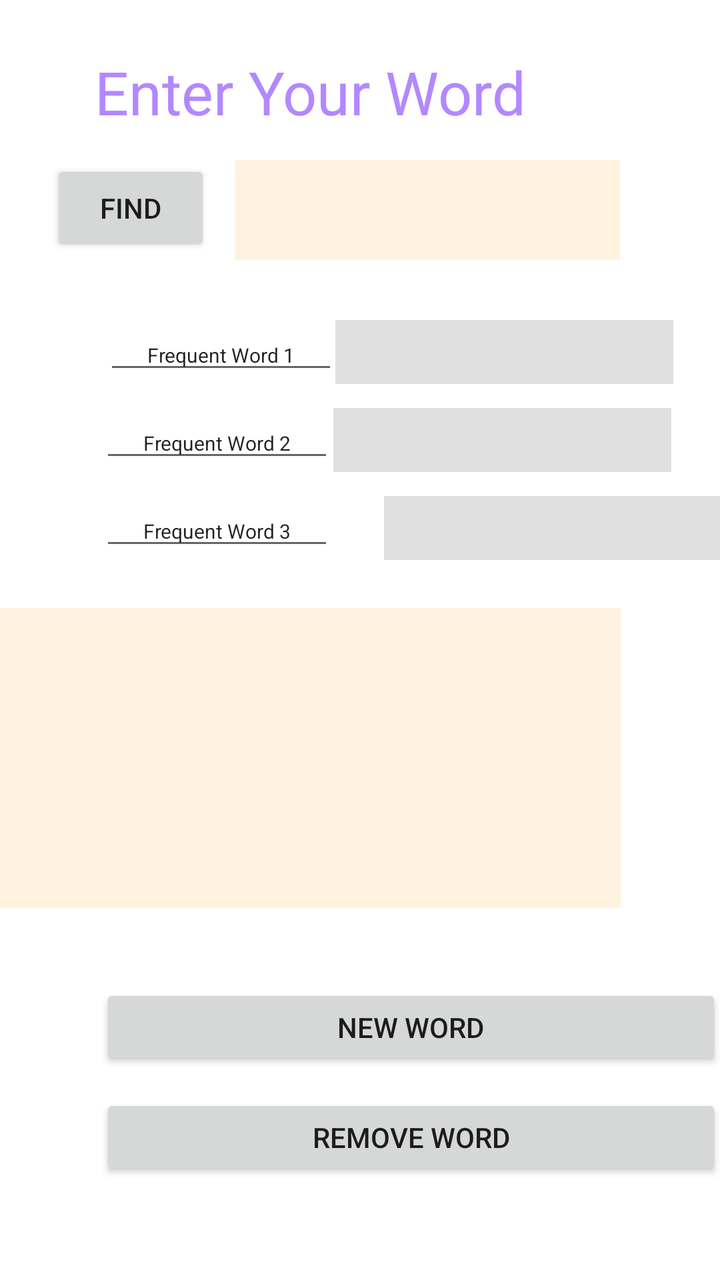
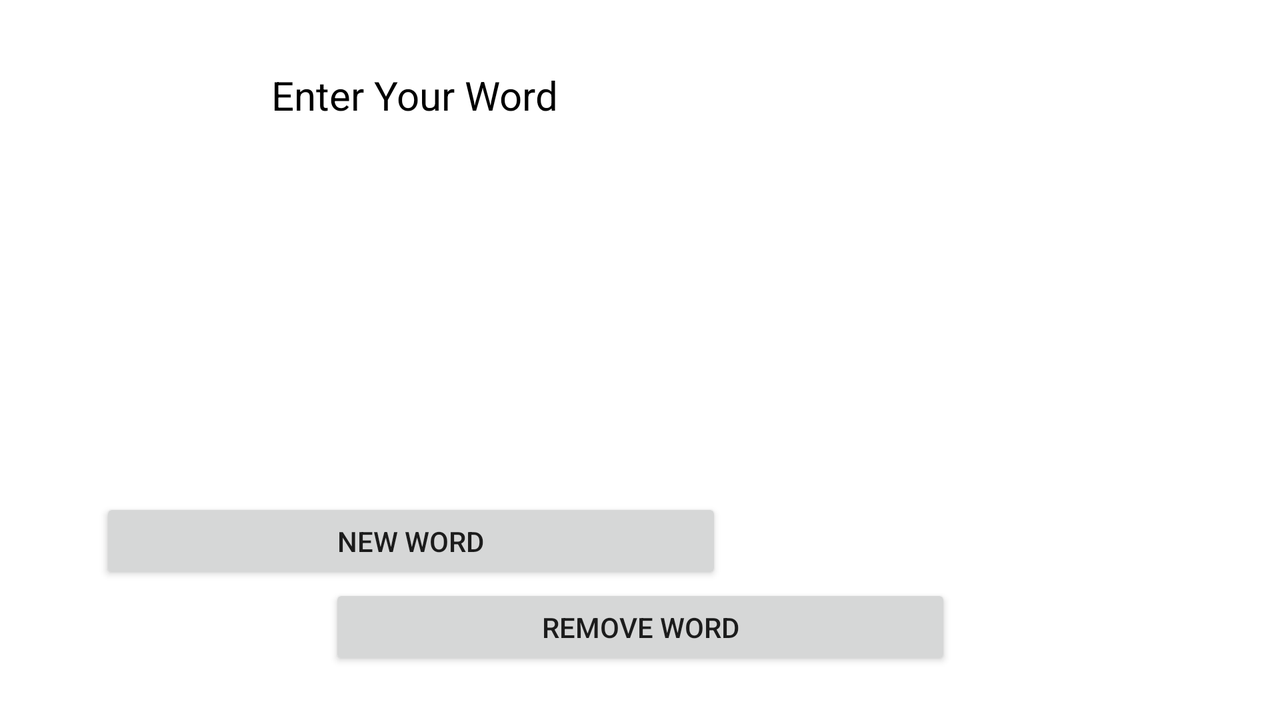

Compare how this app lays out the same screen by default and in its alternative resource folder. The renders come first, then the two layout files and the values they reference.
<!-- AndroidManifest.xml: application theme Theme.Hw3_v3 -->
<!-- res/layout/activity_main.xml -->
<?xml version="1.0" encoding="utf-8"?>
<androidx.constraintlayout.widget.ConstraintLayout
        xmlns:android="http://schemas.android.com/apk/res/android"
        xmlns:tools="http://schemas.android.com/tools"
        xmlns:app="http://schemas.android.com/apk/res-auto"
        android:layout_width="match_parent"
        android:layout_height="match_parent"
        tools:context=".MainActivity">
    <EditText
            android:layout_width="169dp"
            android:layout_height="32dp"
            android:inputType="textPersonName"
            android:ems="10"
            android:id="@+id/editTextTextPersonName5"
            android:background="@color/grey_300"
            android:layout_marginLeft="25dp" android:layout_marginStart="25dp"
            app:layout_constraintStart_toEndOf="@+id/editTextTextPersonName4" android:layout_marginTop="12dp"
            app:layout_constraintTop_toBottomOf="@+id/editTextTextPersonName6"
            android:autofillHints="" tools:ignore="LabelFor"/>
    <EditText
            android:layout_width="169dp"
            android:layout_height="32dp"
            android:inputType="textPersonName"
            android:ems="10"
            android:background="@color/grey_300"
            android:id="@+id/editTextTextPersonName6"
            android:layout_marginLeft="25dp" android:layout_marginStart="25dp"
            app:layout_constraintStart_toEndOf="@+id/editTextTextPersonName" android:layout_marginEnd="50dp"
            android:layout_marginRight="50dp" app:layout_constraintEnd_toEndOf="parent" android:layout_marginTop="12dp"
            app:layout_constraintTop_toBottomOf="@+id/editTextTextPersonName7" android:autofillHints=""
            tools:ignore="LabelFor"/>
    <EditText
            android:layout_width="169dp"
            android:layout_height="32dp"
            android:inputType="textPersonName"
            android:background="@color/grey_300"
            android:ems="10"
            android:id="@+id/editTextTextPersonName7"
            android:layout_marginLeft="25dp" android:layout_marginStart="25dp"
            app:layout_constraintStart_toEndOf="@+id/editTextTextPersonName2" android:layout_marginEnd="50dp"
            android:layout_marginRight="50dp" app:layout_constraintEnd_toEndOf="parent" android:layout_marginTop="30dp"
            app:layout_constraintTop_toBottomOf="@+id/inputWord" android:autofillHints="" tools:ignore="LabelFor"/>
    <EditText
            android:layout_width="117dp"
            android:layout_height="32dp"
            android:inputType="textPersonName"
            android:text="@string/frequentWord1"
            android:textSize="10dp"
            android:gravity="center_vertical|center_horizontal"
            android:ems="10"
            android:id="@+id/editTextTextPersonName2"
            app:layout_constraintStart_toStartOf="parent"
            android:layout_marginLeft="52dp" android:layout_marginStart="52dp"
            android:layout_marginTop="32dp" app:layout_constraintTop_toBottomOf="@+id/button3"
            android:autofillHints="" tools:ignore="LabelFor,SpUsage"/>
    <EditText
            android:layout_width="117dp"
            android:layout_height="32dp"
            android:inputType="textPersonName"
            android:text="@string/frequentWord3"
            android:textSize="10dp"
            android:gravity="center_vertical|center_horizontal"
            android:ems="10"
            android:id="@+id/editTextTextPersonName4"
            app:layout_constraintStart_toStartOf="parent"
            android:layout_marginLeft="50dp" android:layout_marginStart="50dp"
            android:layout_marginTop="12dp"
            app:layout_constraintTop_toBottomOf="@+id/editTextTextPersonName" android:autofillHints=""
            tools:ignore="LabelFor,SpUsage"/>
    <Button
            android:text="@string/findDefinition"
            android:layout_width="80dp"
            android:layout_height="48dp" android:id="@+id/button3"
            app:layout_constraintStart_toStartOf="parent" android:layout_marginLeft="50dp"
            android:layout_marginStart="50dp"
            app:layout_constraintTop_toBottomOf="@+id/textView1"
            tools:ignore="UnknownId" app:layout_constraintEnd_toStartOf="@+id/inputWord"
            android:layout_marginEnd="37dp" android:layout_marginRight="37dp"/>
    <Button
            android:text="@string/button1"
            android:layout_width="311dp"
            android:layout_height="43dp" android:id="@+id/button2"
            android:layout_marginEnd="50dp" android:layout_marginRight="50dp"
            app:layout_constraintEnd_toEndOf="parent" app:layout_constraintStart_toStartOf="parent"
            android:layout_marginLeft="50dp" android:layout_marginStart="50dp"
            app:layout_constraintHorizontal_bias="0.0"
            app:layout_constraintBottom_toTopOf="@+id/button1" android:layout_marginTop="60dp"
            app:layout_constraintTop_toBottomOf="@+id/displayDefinition" app:layout_constraintVertical_bias="0.0"/>
    <EditText
            android:id="@+id/inputWord"
            android:layout_width="192.5dp"
            android:layout_height="50dp"
            android:inputType="text"
            android:textColor="@android:color/black"
            android:background="@color/orange_50"
            android:textColorHint="@android:color/black"
            android:textSize="18sp" android:layout_marginEnd="50dp"
            android:layout_marginRight="50dp" app:layout_constraintEnd_toEndOf="parent"
            app:layout_constraintTop_toBottomOf="@+id/textView1" android:autofillHints="" tools:ignore="LabelFor"/>


    <Button
            android:text="@string/button2"
            android:layout_width="311dp"
            android:layout_height="43dp" android:id="@+id/button1"
            app:layout_constraintBottom_toBottomOf="parent"
            android:layout_marginEnd="50dp" android:layout_marginRight="50dp"
            app:layout_constraintEnd_toEndOf="parent" app:layout_constraintStart_toStartOf="parent"
            android:layout_marginLeft="50dp" android:layout_marginStart="50dp" android:layout_marginBottom="72dp"
            app:layout_constraintHorizontal_bias="0.0" android:layout_marginTop="12dp"
            app:layout_constraintTop_toBottomOf="@+id/button2"/>
    <TextView
            android:id="@+id/textView1"
            android:layout_width="309.5dp"
            android:layout_height="68dp"
            android:layout_centerHorizontal="true"
            android:layout_centerVertical="true"
            android:gravity="center_vertical|center_horizontal"
            android:text="@string/enterWord"
            android:textSize="30sp"
            android:textColor="@color/dark_purple_A100"
            app:layout_constraintTop_toTopOf="parent"
            android:layout_marginEnd="50dp"
            android:layout_marginRight="50dp"
            app:layout_constraintEnd_toEndOf="parent"
            app:layout_constraintStart_toStartOf="parent"
            android:layout_marginLeft="50dp"
            android:layout_marginStart="50dp"
            app:layout_constraintHorizontal_bias="1.0" android:layout_marginTop="12dp"/>
    <TextView
            android:id="@+id/displayDefinition"
            android:layout_width="313dp"
            android:layout_height="150dp"
            android:textColor="@android:color/black"
            android:textSize="18sp"
            android:background="@color/orange_50"
            android:textStyle="normal" tools:ignore="MissingConstraints"
            android:layout_marginEnd="50dp" android:layout_marginRight="50dp"
            app:layout_constraintEnd_toEndOf="parent" app:layout_constraintStart_toStartOf="parent"
            android:layout_marginLeft="50dp" android:layout_marginStart="50dp" android:layout_marginTop="24dp"
            app:layout_constraintTop_toBottomOf="@+id/editTextTextPersonName5"
            app:layout_constraintHorizontal_bias="1.0"
    />
    <EditText
            android:layout_width="117dp"
            android:layout_height="32dp"
            android:inputType="textPersonName"
            android:text="@string/frequentWord2"
            android:textSize="10dp"
            android:gravity="center_vertical|center_horizontal"
            android:ems="10"
            android:id="@+id/editTextTextPersonName"
            app:layout_constraintStart_toStartOf="parent"
            android:layout_marginLeft="50dp" android:layout_marginStart="50dp"
            app:layout_constraintTop_toBottomOf="@+id/editTextTextPersonName2" android:layout_marginTop="12dp"
            android:autofillHints="" tools:ignore="LabelFor,SpUsage"/>

</androidx.constraintlayout.widget.ConstraintLayout>
<!-- resources referenced by this layout -->
<resources>
  <color name="dark_purple_A100">#B388FF</color>
  <color name="grey_300">#E0E0E0</color>
  <color name="orange_50">#FFF3E0</color>
  <string name="button1">New Word</string>
  <string name="button2">Remove Word</string>
  <string name="enterWord">Enter Your Word</string>
  <string name="findDefinition">Find</string>
  <string name="frequentWord1">Frequent Word 1</string>
  <string name="frequentWord2">Frequent Word 2</string>
  <string name="frequentWord3">Frequent Word 3</string>
  <style name="Theme.Hw3_v3" parent="Theme.MaterialComponents.DayNight.DarkActionBar">
          
          <item name="colorPrimary">@color/purple_500</item>
          <item name="colorPrimaryVariant">@color/purple_700</item>
          <item name="colorOnPrimary">@color/white</item>
          
          <item name="colorSecondary">@color/teal_200</item>
          <item name="colorSecondaryVariant">@color/teal_700</item>
          <item name="colorOnSecondary">@color/black</item>
          
          <item name="android:statusBarColor" tools:targetApi="l">?attr/colorPrimaryVariant</item>
          
      </style>
  <color name="purple_500">#9C27B0</color>
  <color name="purple_700">#7B1FA2</color>
  <color name="white">#FFFFFF</color>
  <color name="teal_200">#80CBC4</color>
  <color name="teal_700">#00796B</color>
  <color name="black">#000000</color>
</resources>
<!-- res/layout-land/activity_main.xml (the author's variant of the layout above) -->
<!-- drawn on the phone turned sideways -->
<?xml version="1.0" encoding="utf-8"?>
<androidx.constraintlayout.widget.ConstraintLayout
        xmlns:android="http://schemas.android.com/apk/res/android"
        xmlns:tools="http://schemas.android.com/tools"
        xmlns:app="http://schemas.android.com/apk/res-auto"
        android:layout_width="match_parent"
        android:layout_height="match_parent"
        tools:context=".MainActivity">
    <Button
            android:text="@string/button1"
            android:layout_width="311dp"
            android:layout_height="43dp" android:id="@+id/button2"
            android:layout_marginEnd="50dp" android:layout_marginRight="50dp"
            app:layout_constraintEnd_toEndOf="parent" app:layout_constraintStart_toStartOf="parent"
            android:layout_marginLeft="50dp" android:layout_marginStart="50dp"
            app:layout_constraintHorizontal_bias="0.0"
            app:layout_constraintBottom_toTopOf="@+id/button1"/>
    <Button
            android:text="@string/button2"
            android:layout_width="311dp"
            android:layout_height="43dp" android:id="@+id/button1"
            app:layout_constraintBottom_toBottomOf="parent"
            android:layout_marginBottom="25dp" android:layout_marginEnd="50dp" android:layout_marginRight="50dp"
            app:layout_constraintEnd_toEndOf="parent" app:layout_constraintStart_toStartOf="parent"
            android:layout_marginLeft="50dp" android:layout_marginStart="50dp"/>
    <TextView
            android:id="@+id/textView1"
            android:layout_width="286dp"
            android:layout_height="45dp"
            android:layout_centerHorizontal="true"
            android:layout_centerVertical="true"
            android:gravity="center_vertical|center_horizontal"
            android:text="@string/enterWord"
            android:textSize="20sp"
            android:textColor="@color/black"
            app:layout_constraintTop_toTopOf="parent"
            android:layout_marginTop="25dp"
            android:layout_marginEnd="65dp"
            android:layout_marginRight="65dp"
            app:layout_constraintEnd_toEndOf="parent"
            app:layout_constraintStart_toStartOf="parent"
            android:layout_marginLeft="64dp"
            android:layout_marginStart="64dp"
            app:layout_constraintHorizontal_bias="0.0"/>

</androidx.constraintlayout.widget.ConstraintLayout>
<!-- resources referenced by the variant -->
<!-- as the phone turned sideways resolves them -->
<resources>
  <color name="black">#000000</color>
  <string name="button1">New Word</string>
  <string name="button2">Remove Word</string>
  <string name="enterWord">Enter Your Word</string>
  <style name="Theme.Hw3_v3" parent="Theme.MaterialComponents.DayNight.DarkActionBar">
          
          <item name="colorPrimary">@color/purple_500</item>
          <item name="colorPrimaryVariant">@color/purple_700</item>
          <item name="colorOnPrimary">@color/white</item>
          
          <item name="colorSecondary">@color/teal_200</item>
          <item name="colorSecondaryVariant">@color/teal_700</item>
          <item name="colorOnSecondary">@color/black</item>
          
          <item name="android:statusBarColor" tools:targetApi="l">?attr/colorPrimaryVariant</item>
          
      </style>
  <color name="purple_500">#9C27B0</color>
  <color name="purple_700">#7B1FA2</color>
  <color name="white">#FFFFFF</color>
  <color name="teal_200">#80CBC4</color>
  <color name="teal_700">#00796B</color>
</resources>
